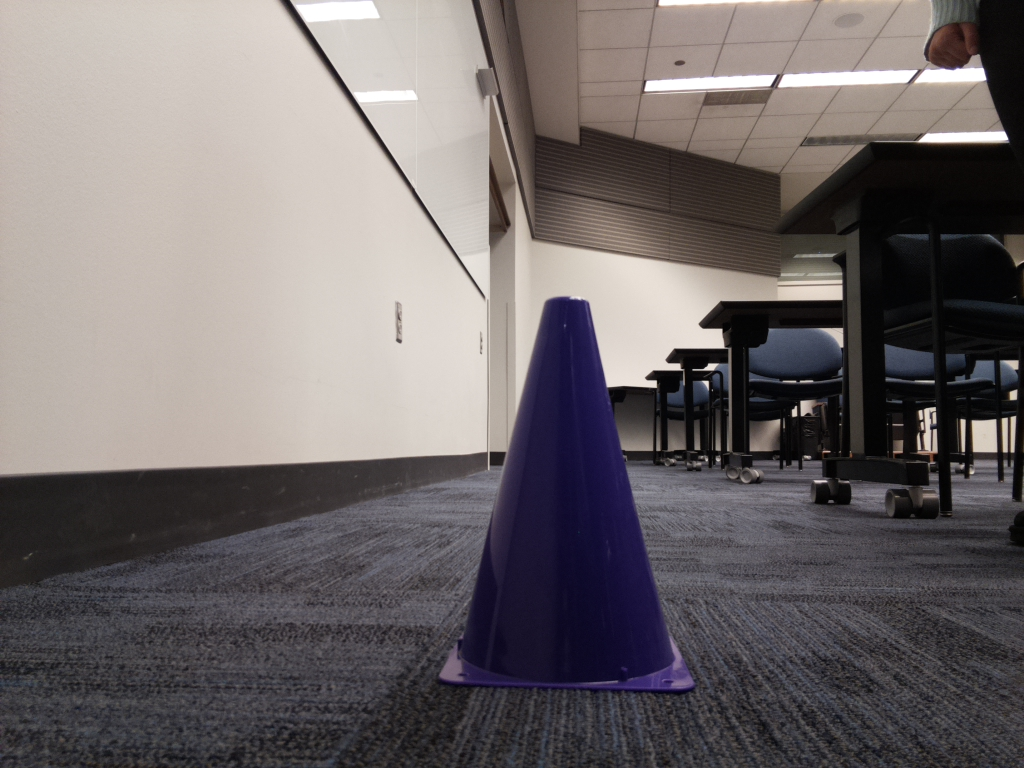
#> input picture cone_detection/data/cones/cone1.jpg, 1024 x 768 px, given in place of cone1.jpeg, which was not available
$ jupyter execute OpenCV_ColorDetection.ipynb
#> lines starting #> are read from the running program, lines starting #| are printed output that depends on the picture; after the words box and inside, x2 and y2 are one past the last pixel; in counts of white or black regions, pixels touching at a corner belong together; pictures that were not available may be replaced by others from this repository, and a replacement may not be noted
[cell 1]
# import the necessary packages
import numpy as np
import argparse
import cv2

[cell 2]
#load the image
image = cv2.imread("data/cone1.jpeg")
#> image is the input picture: shape (768, 1024, 3); mean B, G, R 106.7, 106, 112.3
# [4 lines of commented-out code are left out]

[cell 3]
image.shape
#> Out = (768, 1024, 3)

[cell 4]
resized_image = cv2.resize(image,(200,200))
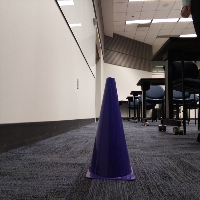
#> resized_image: shape (200, 200, 3); mean B, G, R 106.7, 106, 112.3

[cell 5]
hsv_image = cv2.cvtColor(resized_image, cv2.COLOR_BGR2HSV)
#> hsv_image: shape (200, 200, 3); mean H, S, V 63.9, 38.3, 115.6

[cell 6]
import matplotlib.pyplot as plt

[cell 7]
plt.imshow(hsv_image);

[cell 8]
resized_image = hsv_image

[cell 9]
plt.imshow(resized_image);

[cell 10]
# define the list of boundaries
boundaries = [
    ([110, 0, 60], [250, 126, 200]) #boundaries for purple color
]

[cell 11]
def colorPicker():
    return 1

[cell 12]
# loop over the boundaries
for (lower, upper) in boundaries:
    # create NumPy arrays from the boundaries
    lower = np.array(lower, dtype = "uint8")
    upper = np.array(upper, dtype = "uint8")

    # find the colors within the specified boundaries and apply
    # the mask
    mask = cv2.inRange(resized_image, lower, upper)
    output = cv2.bitwise_and(resized_image, resized_image, mask = mask)

    # show the images

    cv2.namedWindow('images',cv2.WINDOW_NORMAL)
    #cv2.createTrackbar('colorTracker','images', 2, 255, colorPicker)
    cv2.imshow("images", np.hstack([resized_image, output]))
    cv2.waitKey(0)
#> this loop made 1 pass
#> pass 1, `mask = cv2.inRange(resized_image, lower, upper)`:
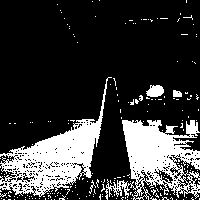
#> mask: shape (200, 200); 22.1% white; 197 white regions (192 under 20 px), largest, box (x1, y1, x2, y2) and area: (0, 77, 112, 197) 4197, (105, 120, 200, 200) 3877, (146, 85, 164, 97) 163, (173, 90, 182, 97) 53, (89, 180, 96, 194) 25
#> pass 1, `cv2.imshow("images", np.hstack([resized_image, output]))`:
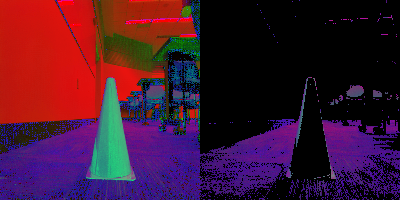
#> window 'images': shape (200, 400, 3); mean B, G, R 46.8, 21.8, 67

[cell 13]
boundaries = [
    ([110, 0, 60], [250, 126, 200]) #boundaries for purple color
]
lower = boundaries[0][0]
upper = boundaries[0][1]
print(lower)
print(upper)

[cell 14]
def nothing(x):
    pass


# create trackbars for color change
cv2.namedWindow('image')
cv2.createTrackbar('upper_H', 'image', 60, 255, nothing)
cv2.createTrackbar('upper_S', 'image', 0, 255, nothing)
cv2.createTrackbar('upper_V', 'image', 110, 255, nothing)

cv2.createTrackbar('lower_H', 'image', 200, 255, nothing)
cv2.createTrackbar('lower_S', 'image', 126, 255, nothing)
cv2.createTrackbar('lower_V', 'image', 250, 255, nothing)


boundaries = [
    ([110, 0, 60], [250, 126, 200])  # boundaries for purple color
]
lower = boundaries[0][0]
upper = boundaries[0][1]
lower = np.array(lower, dtype="uint8")
#> lower = [110, 0, 60]
upper = np.array(upper, dtype="uint8")
#> upper = [250, 126, 200]
# mask = cv2.inRange(resized_image, lower, upper)
# output = cv2.bitwise_and(resized_image, resized_image, mask=mask)
# cv2.imshow("image", np.hstack([resized_image, output]))
while(1):
    # [4 lines of commented-out code are left out]
    up_r = cv2.getTrackbarPos('lower_H', 'image')
#> up_r = 200
    up_g = cv2.getTrackbarPos('lower_S', 'image')
#> up_g = 126
    up_b = cv2.getTrackbarPos('lower_V', 'image')
#> up_b = 250

    lw_r = cv2.getTrackbarPos('upper_H', 'image')
#> lw_r = 60
    lw_g = cv2.getTrackbarPos('upper_S', 'image')
#> lw_g = 0
    lw_b = cv2.getTrackbarPos('upper_V', 'image')
#> lw_b = 110

    boundaries = [
        ([lw_b, lw_g, lw_r], [up_b, up_g, up_r])
    ]
#> boundaries = [([110, 0, 60], [250, 126, 200])]
    print(boundaries)
#| [([110, 0, 60], [250, 126, 200])]
    # boundaries for purple color
    # print((lw_b, lw_g, lw_r), (up_b, up_g, up_r))

    lower = boundaries[0][0]
    upper = boundaries[0][1]
    lower = np.array(lower, dtype="uint8")
    upper = np.array(upper, dtype="uint8")
    print(lower, upper)
#| [110   0  60] [250 126 200]
    # find the colors within the specified boundaries and apply
    # the mask
    mask = cv2.inRange(resized_image, upper, lower)
#> mask: shape (200, 200); every value is 0
    output = cv2.bitwise_and(resized_image, resized_image, mask=mask)
#> output: shape (200, 200, 3); every value is 0

    # show the images
    cv2.imshow("image", np.hstack([resized_image, output]))
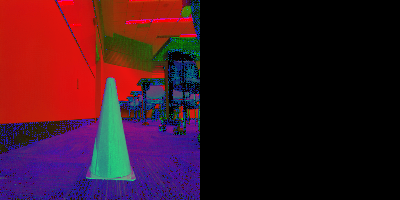
#> window 'image': shape (200, 400, 3); mean B, G, R 31.9, 19.1, 57.8
    k = cv2.waitKey(1) & 0xFF
#> (key Esc is pressed here)
    if k == 27:
        break

$ run again, with cone_detection/data/cones/cone2.jpg copied over cone_detection/data/cones/cone1.jpg
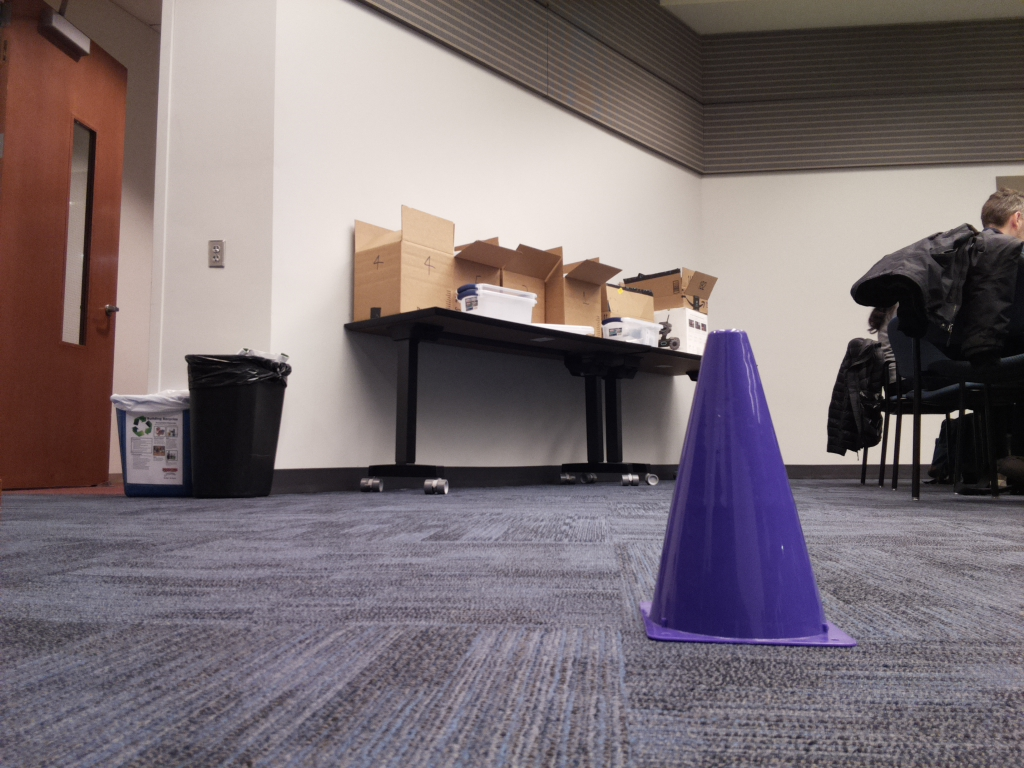
#> input picture cone_detection/data/cones/cone2.jpg, 1024 x 768 px, given in place of cone1.jpeg, which was not available
#> image is the input picture: shape (768, 1024, 3); mean B, G, R 116.1, 112.1, 123.2
#> hsv_image: shape (200, 200, 3); mean H, S, V 74.5, 46.8, 128.2
#> the loop `for (lower, upper) in boundaries:` made 1 pass
#> pass 1, `mask = cv2.inRange(resized_image, lower, upper)`:
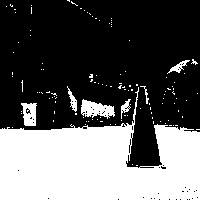
#> mask: shape (200, 200); 36.6% white; 120 white regions (113 under 20 px), largest, box (x1, y1, x2, y2) and area: (0, 87, 200, 200) 13391, (81, 99, 115, 119) 407, (21, 103, 37, 126) 271
#> lower = [110, 0, 60]
#> upper = [250, 126, 200]
#> up_r = 200
#> up_g = 126
#> up_b = 250
#> lw_r = 60
#> lw_g = 0
#> lw_b = 110
#> boundaries = [([110, 0, 60], [250, 126, 200])]
#| [([110, 0, 60], [250, 126, 200])]
#| [110   0  60] [250 126 200]
#> `cv2.imshow("image", np.hstack([resized_image, output]))`:
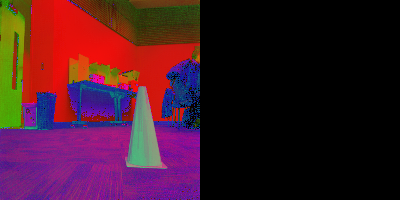
#> window 'image': shape (200, 400, 3); mean B, G, R 37.3, 23.4, 64.1
